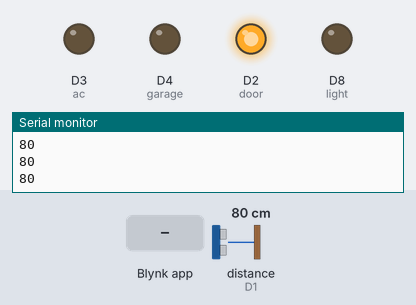
Recording of a sketch running on a simulated ESP8266 (NodeMCU). On the bench: output pins drawn as LEDs (lit = HIGH), the last lines printed to the serial monitor. Inputs (shaded band) come from the test bench; at power-on: distance to the obstacle (sensor on D1) 80 cm. The echo pulse lasts 58.3 µs per cm; WiFi joins after 1.5 s; servers stay silent unless stated.

Above: at 4.0 s.
4.1 s: Blynk app writes 1 to V4
At 5.3 s:
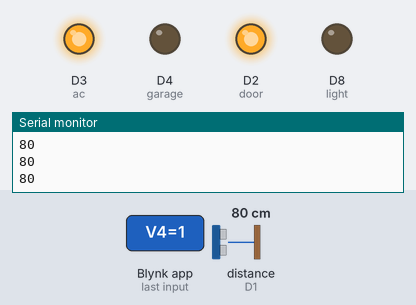
5.6 s: distance to the obstacle (sensor on D1) set to 84 cm
At 7.0 s:
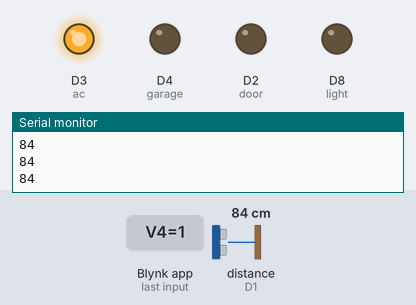
7.3 s: Blynk app writes 1 to V3
At 7.9 s:
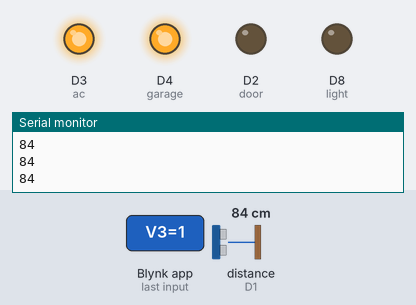
8.8 s: distance to the obstacle (sensor on D1) set to 2 cm
At 9.3 s:
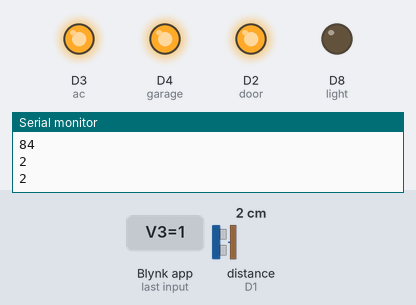
10.3 s: Blynk app writes 0 to V4
At 11.5 s:
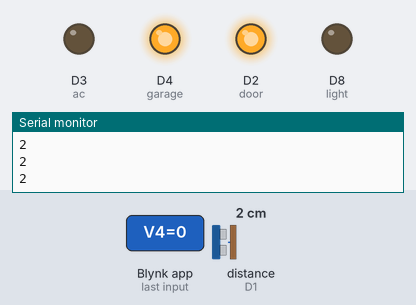
11.8 s: Blynk app writes 1 to V2
At 12.6 s:
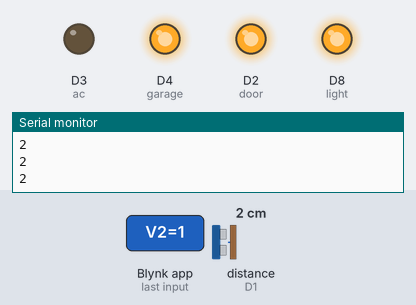
Timing chart, 0 to 14.3 s (numbered marks = the images above; inputs shaded):
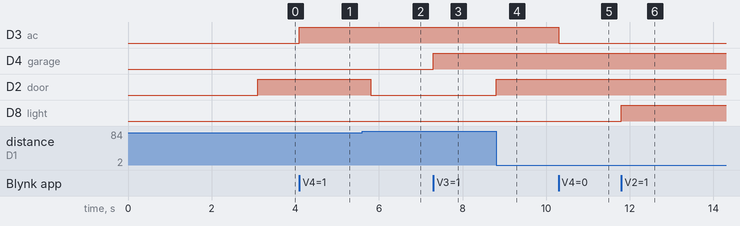

Measured:
- the behaviour switches between 80 and 81 cm on distance to the obstacle (sensor on D1) (found by bisection; images 1 and 2)
- after the input at 4.1 s, D3 (ac): LOW → HIGH at once
- after the input at 5.6 s, D2 (door): HIGH → LOW after 0.21 s
- after the input at 7.3 s, D4 (garage): LOW → HIGH at once
- after the input at 8.8 s, D2 (door): LOW → HIGH at once
- after the input at 10.3 s, D3 (ac): HIGH → LOW at once
- after the input at 11.8 s, D8 (light): LOW → HIGH at once

The sketch:

main.ino
```cpp
#include <Ultrasonic.h>
#include <Blynk.h>
#include <BlynkSimpleEsp8266.h>
#include <SPI.h>
#include <SD.h>

char auth[] = ""; //auth. token for your app

char ssid[] = ""; // wifi name
char pass[] = ""; // wifi password

BlynkTimer usTimer;


const int door = D2;
const int ac = D3;
const int garage = D4;
const int light = D8;
//ultrasonic
const int triggerPin = D0;
const int echoPin = D1;

Ultrasonic ultrasonic(triggerPin, echoPin);

void sendUss(){ //distance
  int distance = ceil(ultrasonic.read());
  if(distance <= 80){
    digitalWrite(door, HIGH);
  }else{
    digitalWrite(door, LOW);
  }
  Serial.println(distance);
  Blynk.virtualWrite(V1, min(300, distance));
}

BLYNK_WRITE(V4){ //ac
  int pinValue = param.asInt();
  if(pinValue){
    digitalWrite(ac, HIGH);
  }else{
    digitalWrite(ac, LOW);
  }
}

BLYNK_WRITE(V3){ //garage
  int pinValue = param.asInt();
  if(pinValue){
    digitalWrite(garage, HIGH);
  }else{
    digitalWrite(garage, LOW);
  }
}

BLYNK_WRITE(V2){ //light
  int pinValue = param.asInt();
  if(pinValue){
    digitalWrite(light, HIGH);
  }else{
    digitalWrite(light, LOW);
  }
}

void setup() {
  Blynk.begin(auth, ssid, pass);
  delay(1000);

  Serial.begin(9600);


  pinMode(door, OUTPUT);
  pinMode(ac, OUTPUT);
  pinMode(garage, OUTPUT);
  pinMode(light, OUTPUT);

  usTimer.setInterval(300L, sendUss);
}

void loop() {
  Blynk.run();
  usTimer.run();
}
```
